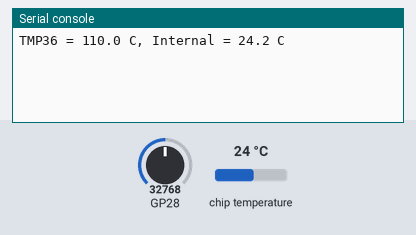
Bench run of a program on a simulated Raspberry Pi Pico running MicroPython. On the bench: the last lines printed to the serial console. The test bench sets the inputs (shaded band); at power-on: chip temperature 24 °C, GP28 = 32768 (analog values on the 0–65535 scale).

Above: at 1.2 s.
1.3 s: chip temperature set to 1 °C
At 2.4 s:
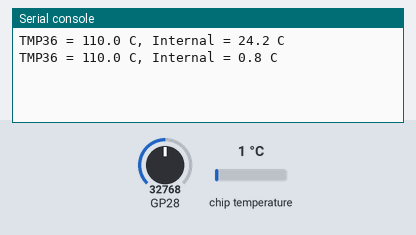
4.0 s: GP28 set to 45874
At 5.1 s:
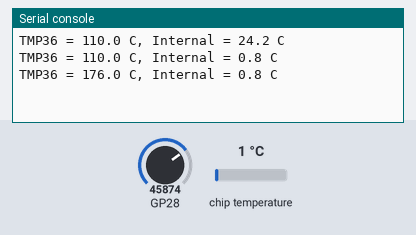
6.7 s: chip temperature set to 11 °C
At 9.1 s:
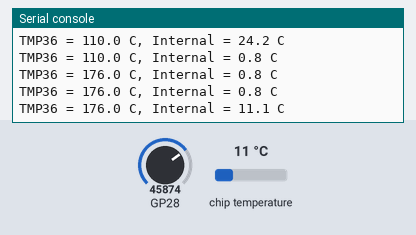
9.4 s: GP28 set to 57670
At 11.0 s:
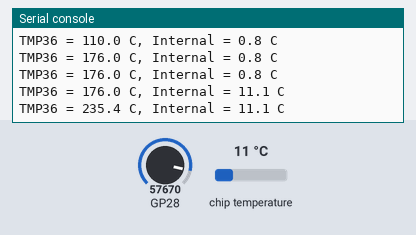
Timing chart, 0 to 12.5 s (numbered marks = the images above; inputs shaded):
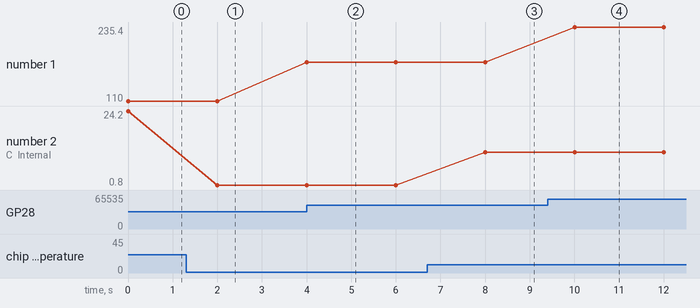

The program:

temps.py
```python
"""
Read internal and external temp sensor
"""

import utime
from library import internal_temp, tmp36

tmp36 = tmp36.GetTemp(2)
internal = internal_temp.GetTemp()
while True:
    print("TMP36 = %s, Internal = %s" % (tmp36.get_temp_str(), internal.get_temp_str()))
    utime.sleep(2)
```

internal_temp.py
```python
import machine
import utime


class GetTemp:
    """Read the internal temp sensor"""

    def __init__(self):
        """Init"""
        self.sensor_temp = machine.ADC(machine.ADC.CORE_TEMP)
        self.convert = 3.3 / 65535
        self.temperature = 0

    def get_temp(self):
        """Read the Internal Temp Sensor"""
        reading = self.sensor_temp.read_u16() * self.convert
        self.temperature = 27 - (reading - 0.706) / 0.001721
        return self.temperature

    def get_temp_f(self):
        """Get Temp in Fahrenheit"""
        return (self.get_temp() * 1.8) + 33

    def get_temp_str(self):
        return "{:.1f} C".format(self.get_temp())

if __name__ == "__main__":
    temp = GetTemp()
    while True:
        print("%.4f C, %.4f F" % (temp.get_temp(), temp.get_temp_f()))
        print(temp.get_temp_str())
        utime.sleep(1)
```

tmp36.py
```python
import machine
import utime

class GetTemp:
    """Read the temp from a TMP36 sensor"""

    def __init__(self, adc, ref_voltage=3.3):
        """Init"""
        self.sensor_temp = machine.ADC(adc)
        self.convert = ref_voltage * 1000 / 65535
        self.temperature = 0

    def get_temp(self):
        """Read the Internal Temp Sensor"""
        millivolts = self.get_raw() * self.convert
        self.temperature = (millivolts - 550) / 10
        return self.temperature

    def get_temp_f(self):
        """Get Temp in Fahrenheit"""
        return (self.get_temp() * 1.8) + 32

    def get_raw(self):
        return self.sensor_temp.read_u16()

    def get_temp_str(self):
        return "{:.1f} C".format(self.get_temp())


if __name__ == "__main__":
    temp = GetTemp(2)
    while True:
        print("%.4f C, %.4f F" % (temp.get_temp(), temp.get_temp_f()))
        print(temp.get_temp_str())
        utime.sleep(2)
```

Measured:
- after the input at 1.3 s, the serial console: prints a new line after 0.70 s (image 1)
- after the input at 4.0 s, the serial console: prints a new line at once (image 2)
- after the input at 6.7 s, the serial console: prints a new line after 1.3 s (image 3)
- after the input at 9.4 s, the serial console: prints a new line after 0.60 s (image 4)
- plotted number 1: 110 → 176 after the input at 4.0 s, 176 → 235.4 after the input at 9.4 s
- plotted number 2: 24.2 → 0.8 after the input at 1.3 s, 0.8 → 11.1 after the input at 6.7 s
